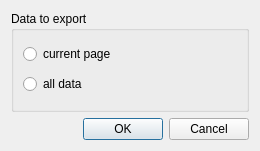
<ui version="4.0" >
 <class>CSVOption</class>
 <widget class="QDialog" name="CSVOption" >
  <property name="geometry" >
   <rect>
    <x>0</x>
    <y>0</y>
    <width>260</width>
    <height>151</height>
   </rect>
  </property>
  <property name="sizePolicy" >
   <sizepolicy vsizetype="Fixed" hsizetype="Preferred" >
    <horstretch>0</horstretch>
    <verstretch>0</verstretch>
   </sizepolicy>
  </property>
  <property name="windowTitle" >
   <string>CSV export</string>
  </property>
  <layout class="QVBoxLayout" name="verticalLayout_3" >
   <item>
    <layout class="QVBoxLayout" name="verticalLayout_2" >
     <item>
      <widget class="QGroupBox" name="groupBox" >
       <property name="title" >
        <string>Data to export</string>
       </property>
       <layout class="QHBoxLayout" name="horizontalLayout" >
        <item>
         <layout class="QVBoxLayout" name="verticalLayout" >
          <property name="sizeConstraint" >
           <enum>QLayout::SetMinimumSize</enum>
          </property>
          <item>
           <widget class="QRadioButton" name="rb_currentpage" >
            <property name="text" >
             <string>current page</string>
            </property>
           </widget>
          </item>
          <item>
           <widget class="QRadioButton" name="rb_alldata" >
            <property name="text" >
             <string>all data</string>
            </property>
           </widget>
          </item>
         </layout>
        </item>
       </layout>
      </widget>
     </item>
     <item>
      <widget class="QDialogButtonBox" name="buttonBox" >
       <property name="orientation" >
        <enum>Qt::Horizontal</enum>
       </property>
       <property name="standardButtons" >
        <set>QDialogButtonBox::Cancel|QDialogButtonBox::Ok</set>
       </property>
      </widget>
     </item>
    </layout>
   </item>
  </layout>
 </widget>
 <resources/>
 <connections>
  <connection>
   <sender>buttonBox</sender>
   <signal>accepted()</signal>
   <receiver>CSVOption</receiver>
   <slot>accept()</slot>
   <hints>
    <hint type="sourcelabel" >
     <x>248</x>
     <y>254</y>
    </hint>
    <hint type="destinationlabel" >
     <x>157</x>
     <y>274</y>
    </hint>
   </hints>
  </connection>
  <connection>
   <sender>buttonBox</sender>
   <signal>rejected()</signal>
   <receiver>CSVOption</receiver>
   <slot>reject()</slot>
   <hints>
    <hint type="sourcelabel" >
     <x>316</x>
     <y>260</y>
    </hint>
    <hint type="destinationlabel" >
     <x>286</x>
     <y>274</y>
    </hint>
   </hints>
  </connection>
 </connections>
</ui>
